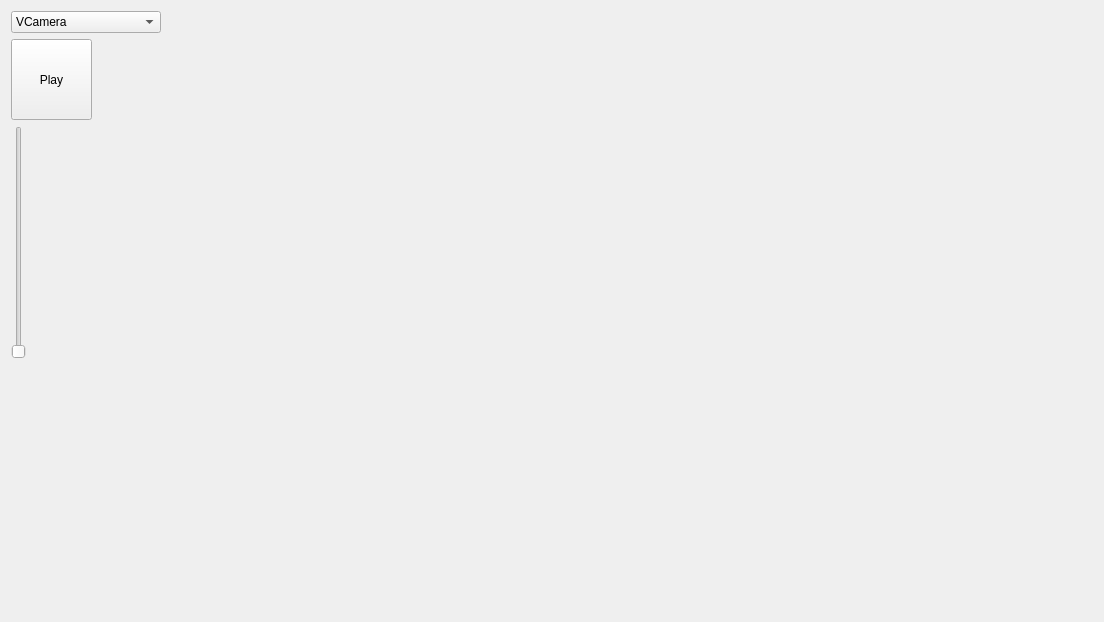
<?xml version="1.0" encoding="UTF-8"?>
<ui version="4.0">
 <class>Widget</class>
 <widget class="QWidget" name="Widget">
  <property name="geometry">
   <rect>
    <x>0</x>
    <y>0</y>
    <width>1104</width>
    <height>622</height>
   </rect>
  </property>
  <property name="windowTitle">
   <string>Widget</string>
  </property>
  <layout class="QVBoxLayout" name="verticalLayout_2">
   <item>
    <layout class="QHBoxLayout" name="horizontalLayout">
     <item>
      <layout class="QVBoxLayout" name="verticalLayout">
       <item>
        <widget class="QComboBox" name="CameraOption">
         <item>
          <property name="text">
           <string>VCamera</string>
          </property>
         </item>
         <item>
          <property name="text">
           <string>RGBCamera</string>
          </property>
         </item>
        </widget>
       </item>
       <item>
        <widget class="QPushButton" name="play_pushButton">
         <property name="minimumSize">
          <size>
           <width>81</width>
           <height>81</height>
          </size>
         </property>
         <property name="maximumSize">
          <size>
           <width>81</width>
           <height>81</height>
          </size>
         </property>
         <property name="baseSize">
          <size>
           <width>0</width>
           <height>0</height>
          </size>
         </property>
         <property name="text">
          <string>Play</string>
         </property>
        </widget>
       </item>
       <item>
        <widget class="QSlider" name="frameRateSlider">
         <property name="minimum">
          <number>0</number>
         </property>
         <property name="orientation">
          <enum>Qt::Vertical</enum>
         </property>
        </widget>
       </item>
       <item>
        <spacer name="verticalSpacer">
         <property name="orientation">
          <enum>Qt::Vertical</enum>
         </property>
         <property name="sizeHint" stdset="0">
          <size>
           <width>20</width>
           <height>40</height>
          </size>
         </property>
        </spacer>
       </item>
       <item>
        <widget class="QLabel" name="frameRate_label">
         <property name="maximumSize">
          <size>
           <width>150</width>
           <height>150</height>
          </size>
         </property>
         <property name="text">
          <string/>
         </property>
        </widget>
       </item>
      </layout>
     </item>
     <item>
      <widget class="QWidget" name="videoWidgetHolder" native="true"/>
     </item>
    </layout>
   </item>
  </layout>
 </widget>
 <layoutdefault spacing="6" margin="11"/>
 <resources/>
 <connections/>
</ui>
